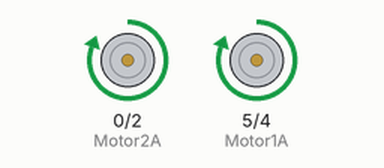
Simulated run of this sketch. Board: Arduino Uno, built with avr-gcc and run on an emulated ATmega328P. Shown: motor-driver pin pairs drawn as motors (green arrow = first pin HIGH = forward, orange = second pin HIGH = backward, longer = more drive).

Above: at 0.2 s.
Timing chart, 0 to 3.0 s (numbered marks = the images above):
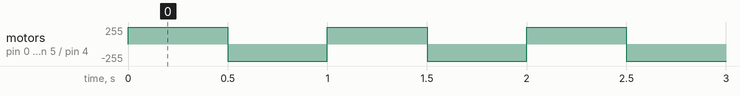

Measured:
- by itself, motor on pin 0 (Motor2A) / pin 2 (Motor2B), motor on pin 5 (Motor1A) / pin 4 (Motor1B): alternates forward 255/255 for 0.50 s and backward 255/255 for 0.50 s

The sketch:

Carro.ino
```cpp
#include <SoftwareSerial.h>
#include <Servo.h>


// MOTOR 1.

int Motor1A = 5;
int Motor1B = 4;

// MOTOR 2.

int Motor2A = 0;
int Motor2B = 2;

void setup() {
  // put your setup code here, to run once:
  pinMode( Motor1A, OUTPUT );
  pinMode( Motor2A, OUTPUT );
  pinMode( Motor1B, OUTPUT );
  pinMode( Motor2B, OUTPUT );

  digitalWrite( Motor1A, LOW );
  digitalWrite( Motor2A, LOW );
  digitalWrite( Motor1B, LOW );
  digitalWrite( Motor2B, LOW );

}
int flag1 = -1;
int flag2 = -1;
void loop() {
  // put your main code here, to run repeatedly:
  digitalWrite( Motor1A, HIGH);
  analogWrite( Motor1B, 0 );
  digitalWrite( Motor2A, HIGH);
  analogWrite( Motor2B, 0 );
  delay(500);
  digitalWrite( Motor1B, HIGH);
  analogWrite( Motor1A, 0 );
  digitalWrite( Motor2B, HIGH);
  analogWrite( Motor2A, 0 );
  delay(500);

}
```
